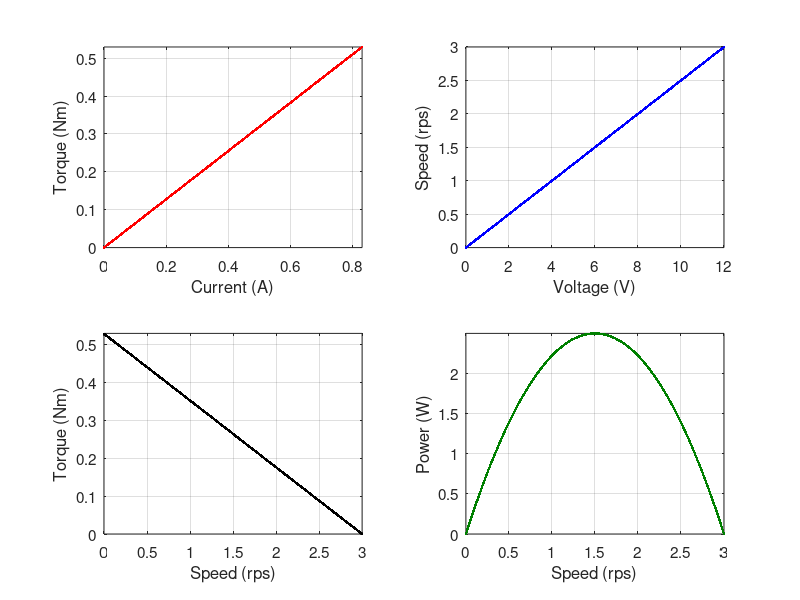

The MATLAB script that drew this image:
clc, clear variables

% https://www.pololu.com/category/213/12v-carbon-brush-cb-20d-gearmotors

u_max = 12;
gearratio = 78;
switch gearratio
    case 78
        % https://www.pololu.com/product/3489
        % gear length: 17.5 mm -> gear ratio 63:1 or 78.125:1
        % measured gear ratio: 77.4 = 4644/3/(20) -> gear ratio 78.125
        w_max_rpm = 180;
        M_max_oz = 75;
    case 100
        % https://www.pololu.com/product/3490
        w_max_rpm = 140;
        M_max_oz = 85;
    case 195
        % https://www.pololu.com/product/3493
        w_max_rpm = 72;
        M_max_oz = 140;
    otherwise
end

kn = w_max_rpm/60*2*pi / u_max;
k_ozin2Nm = 0.0070615518333333;

w_max = kn*u_max;
M_max = M_max_oz * k_ozin2Nm;
i_max = M_max*kn;

a = -M_max/w_max;
b = M_max;

N = 1001;
w = (-w_max:2*w_max/(N-1):w_max).';
M(1:(N-1)/2,1) = a*w(1:(N-1)/2) - b;
M((N-1)/2:N,1) = a*w((N-1)/2:N) + b;

i = (-i_max:2*i_max/(N-1):i_max).';
u = (-u_max:2*u_max/(N-1):u_max).';

figure(1)
subplot(221)
plot(i, i/kn, 'r.'), grid on
axis([0 max(i) 0 max(i/kn)])
xlabel('Current (A)')
ylabel('Torque (Nm)')
set(gca,'FontSize',11)
subplot(222)
plot(u, u*kn/2/pi, 'b.'), grid on
axis([0 max(u) 0 max(u*kn/2/pi)])
xlabel('Voltage (V)')
ylabel('Speed (rps)')
set(gca,'FontSize',11)
subplot(223)
plot(w/2/pi, M, 'k.'), grid on
axis([0 max(w/2/pi) 0 max(M)])
xlabel('Speed (rps)')
ylabel('Torque (Nm)')
set(gca,'FontSize',11)
subplot(224)
plot(w/2/pi, M.*w, '.', 'color', [0 0.5 0]), grid on
axis([0 max(w/2/pi) 0 max(M.*w)])
xlabel('Speed (rps)')
ylabel('Power (W)')
set(gca,'FontSize',11)

% %% this was before motion was introduced
% 
% clc, clear all
% 
% data = readmatrix('putty_02.log');
% 
% Ts = 5e-3;
% N = size(data, 1);
% time = (0:N-1).'*Ts;
% 
% ind = time > 4 & time < 10;
% time = time(ind); time = time - time(1);
% data = data(ind,:);
% 
% fs = 11;
% 
% figure(1)
% stairs(time, data(:,1), 'color', [0 0.5 0], 'linewidt', 2), grid on
% title('Speed-Cntrl', 'Fontsize', fs)
% ylabel('Velocity (RPS)', 'Fontsize', fs)
% xlabel('Time (sec)', 'Fontsize', fs)
% xlim([0 max(time)])
% 
% figure(2)
% ax(1) = subplot(211);
% stairs(time, data(:,3), 'r', 'linewidt', 2), grid on
% title('Position-Cntrl', 'Fontsize', fs)
% ylabel('Position (R)', 'Fontsize', fs)
% ax(2) = subplot(212);
% stairs(time, data(:,2), 'r', 'linewidt', 2), grid on
% ylabel('Velocity (RPS)', 'Fontsize', fs)
% xlabel('Time (sec)', 'Fontsize', fs)
% linkaxes(ax, 'x'), clear ax
% xlim([0 max(time)])
% 
% %% this is after motion is introduced
% 
% clc, clear all
% 
% data = readmatrix('putty_10.log'); % no acc limitation active, no vel. feedforward
% data = readmatrix('putty_11.log'); % default acc limitation active (40%), no vel. feedforward
% data = readmatrix('putty_12.log'); % default acc limitation active (40%) -> overshoot
% % data = readmatrix('putty_13.log'); % acc limitation active (10%), no vel. feedforward
% 
% Ts = 0.01;
% N = size(data, 1);
% time = (0:N-1).'*Ts;
% 
% % ind = time > 0.5 & time < 7;
% % time = time(ind); time = time - time(1);
% % data = data(ind,:);
% 
% fs = 11;
% 
% figure(3)
% ax(1) = subplot(211);
% stairs(time, data(:,1), 'color', [0 0.5 0], 'linewidt', 2), grid on
% title('Speed-Cntrl', 'Fontsize', fs)
% ylabel('Velocity (RPS)', 'Fontsize', fs)
% ax(2) = subplot(212);
% stairs(time, [0; diff(data(:,1))/Ts], 'r', 'linewidt', 2), grid on
% ylabel('Acceleration (RPS/sec)', 'Fontsize', fs)
% xlabel('Time (sec)', 'Fontsize', fs)
% linkaxes(ax, 'x'), clear ax
% xlim([0 max(time)])
% 
% figure(4)
% ax(1) = subplot(311);
% stairs(time, data(:,2), 'b', 'linewidt', 2), grid on
% title('Position-Cntrl', 'Fontsize', fs)
% ylabel('Position (R)', 'Fontsize', fs)
% ax(2) = subplot(312);
% stairs(time, data(:,3), 'color', [0 0.5 0], 'linewidt', 2), grid on
% ylabel('Velocity (RPS)', 'Fontsize', fs)
% ax(2) = subplot(313);
% stairs(time, [0; diff(data(:,3))/Ts], 'r', 'linewidt', 2), grid on
% ylabel('Acceleration (RPS/sec)', 'Fontsize', fs)
% xlabel('Time (sec)', 'Fontsize', fs)
% linkaxes(ax, 'x'), clear ax
% xlim([0 max(time)])
% 
% figure(5)
% ax(1) = subplot(311);
% stairs(time, data(:,4), 'b', 'linewidt', 2), grid on
% title('Position-Cntrl', 'Fontsize', fs)
% ylabel('Position (R)', 'Fontsize', fs)
% ax(2) = subplot(312);
% stairs(time, data(:,5), 'color', [0 0.5 0], 'linewidt', 2), grid on
% ylabel('Velocity (RPS)', 'Fontsize', fs)
% ax(2) = subplot(313);
% stairs(time, [0; diff(data(:,5))/Ts], 'r', 'linewidt', 2), grid on
% ylabel('Acceleration (RPS/sec)', 'Fontsize', fs)
% xlabel('Time (sec)', 'Fontsize', fs)
% linkaxes(ax, 'x'), clear ax
% xlim([0 max(time)])
% 
% %% ROME2 robot tuning
% 
% clc, clear all
% 
% % data = readmatrix('putty_14.log'); % default kp = 0.1, default acc limitation active (40%)
% % data = readmatrix('putty_15.log'); % kp = 0.05, default acc limitation active (40%)
% % data = readmatrix('putty_16.log'); % kp = 0.02, default acc limitation active (40%)
% % data = readmatrix('putty_17.log'); % kp = 0.02, acc limitaion off
% data = readmatrix('putty_18.log'); % kp = 0.02, acc limitaion at 10 RPS/sec
% 
% Ts = 0.01;
% N = size(data, 1);
% time = (0:N-1).'*Ts;
% 
% % ind = time > 0.5 & time < 7;
% % time = time(ind); time = time - time(1);
% % data = data(ind,:);
% 
% fs = 11;
% 
% figure(2)
% ax(1) = subplot(211);
% stairs(time, data(:,1:2), 'color', [0 0.5 0], 'linewidt', 2), grid on
% title('Speed-Cntrl', 'Fontsize', fs)
% ylabel('Velocity (RPS)', 'Fontsize', fs)
% ax(2) = subplot(212);
% stairs(time, [zeros(1,2); diff(data(:,1:2))/Ts], 'r', 'linewidt', 2), grid on
% ylabel('Acceleration (RPS/sec)', 'Fontsize', fs)
% xlabel('Time (sec)', 'Fontsize', fs)
% linkaxes(ax, 'x'), clear ax
% xlim([0 max(time)])
